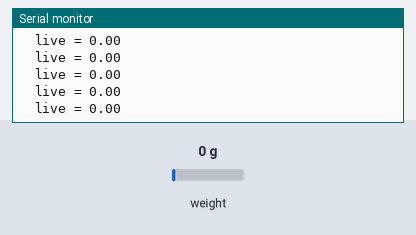
A sketch run on a simulated Arduino Uno, built with avr-gcc and run on an emulated ATmega328P. Shown: the last lines printed to the serial monitor. The inputs (shaded band) are chosen by the test bench; at power-on: weight on the scale 0 g.

Above: at 7.7 s.
7.8 s: weight on the scale set to 90 g
At 8.3 s:
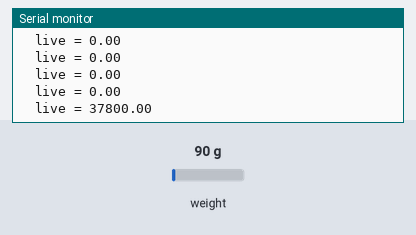
9.4 s: weight on the scale set to 106 g
At 9.8 s:
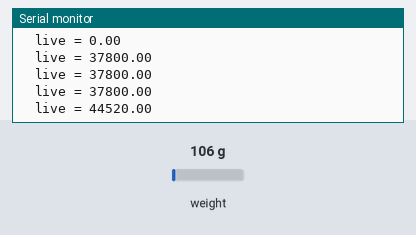
Timing chart, 0 to 12.4 s (numbered marks = the images above; inputs shaded):
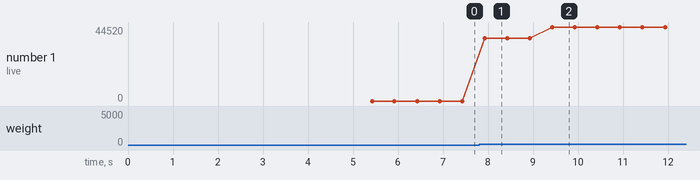

Measured:
- after the input at 7.8 s, the serial monitor: prints a new line after 0.13 s (image 1)
- after the input at 9.4 s, the serial monitor: prints a new line at once (image 2)
- plotted number 1: 0 → 37800 after the input at 7.8 s, 37800 → 44520 after the input at 9.4 s

The sketch:

RepeatTest.ino
```cpp
/*
 * RepeatTest  -  single-cell repeatability tester
 * ------------------------------------------------
 * Goal: prove that the same object placed multiple times reads the SAME value.
 *
 * Flow:
 *   1) Boot, settle 5 s, tare.
 *   2) Place the 5 kg dumbbell (or any known weight) on the cell.
 *      Type its weight in GRAMS + Enter  (e.g.  5000)  -> sets the cal factor.
 *   3) Remove the calibration weight - reading goes back to ~0.
 *   4) Place ANY object. When the reading is stable for 1.5 s, the sketch
 *      auto-captures it and prints e.g.   "MEASUREMENT #1 = 1150 g".
 *   5) Remove it. Place it (or anything) again -> "MEASUREMENT #2 = ..."
 *   6) After each capture it prints a SUMMARY of all readings so far:
 *      list, min, max, spread.
 *
 * Wiring (same as BenchCalLib):
 *   HX711 DT  -> D4
 *   HX711 SCK -> D5
 *   HX711 VCC -> 5V
 *   HX711 GND -> GND
 *   Cell: Red=E+  Black=E-  Green=A+  White=A-  Yellow->GND
 *
 * Serial: 57600 baud, line ending "Newline".
 *
 * Commands while running:
 *   t  re-tare (platform must be empty)
 *   r  re-do calibration
 *   s  show the current measurement list + stats
 *   c  clear the measurement list
 * ------------------------------------------------
 */

#include <HX711_ADC.h>

const int HX711_dout = 4;
const int HX711_sck  = 5;
HX711_ADC LoadCell(HX711_dout, HX711_sck);

// ---- Display smoothing ----
const byte  MA_N         = 16;     // ~1.6 s at 10 SPS
const float DISP_ROUND_G = 10.0;   // round shown weight to nearest 10 g
float maBuf[MA_N];
byte  maIdx   = 0;
byte  maCount = 0;
float maSum   = 0;

// ---- State machine ----
enum State { S_WAITING, S_LOADING, S_WEIGHED };
State state = S_WAITING;

const float LOAD_THRESHOLD_G   = 100.0;   // above this = something is on the cell
const float UNLOAD_THRESHOLD_G = 50.0;    // below this = it's been removed
const float STABLE_BAND_G      = 10.0;    // must stay inside this band
const unsigned long STABLE_TIME_MS = 1500;
float stableRef       = 0;
unsigned long stableSince = 0;

// ---- Measurement log ----
const byte MAX_REC = 30;
float records[MAX_REC];
byte  recCount = 0;

// ---- Streaming print throttle ----
unsigned long lastPrint = 0;
const unsigned long PRINT_INTERVAL = 500;

bool postCal = false;

void setup() {
  Serial.begin(57600);
  delay(10);
  Serial.println();
  Serial.println(F("=== RepeatTest ==="));
  Serial.println(F("Wiring: DT=D4, SCK=D5"));

  LoadCell.begin();
  LoadCell.setReverseOutput();

  unsigned long stabilizingTime = 5000;
  boolean _tare = true;
  LoadCell.start(stabilizingTime, _tare);
  if (LoadCell.getTareTimeoutFlag() || LoadCell.getSignalTimeoutFlag()) {
    Serial.println(F("Timeout - check HX711 wiring. Halting."));
    while (1);
  }
  LoadCell.setCalFactor(1.0);
  while (!LoadCell.update());
  Serial.println(F("Startup OK."));
  calibrate();
}

void loop() {
  static boolean newDataReady = false;
  if (LoadCell.update()) newDataReady = true;

  if (newDataReady) {
    float v = LoadCell.getData();

    // moving average
    if (maCount == MA_N) maSum -= maBuf[maIdx];
    maBuf[maIdx] = v;
    maSum += v;
    maIdx = (maIdx + 1) % MA_N;
    if (maCount < MA_N) maCount++;
    float vSmooth = maSum / maCount;

    if (postCal) runStateMachine(vSmooth);
    streamLive(v, vSmooth);

    newDataReady = false;
  }

  if (Serial.available() > 0) {
    char c = Serial.read();
    if      (c == 't') { LoadCell.tareNoDelay(); Serial.println(F("Tare requested.")); }
    else if (c == 'r') calibrate();
    else if (c == 's') summary();
    else if (c == 'c') { recCount = 0; Serial.println(F("Records cleared.")); }
  }

  if (LoadCell.getTareStatus() == true) {
    Serial.println(F("Tare complete."));
  }
}

// ---------- state machine ----------
void runStateMachine(float vSmooth) {
  unsigned long now = millis();
  float av = vSmooth < 0 ? -vSmooth : vSmooth;

  switch (state) {
    case S_WAITING:
      if (av > LOAD_THRESHOLD_G) {
        state = S_LOADING;
        stableRef   = vSmooth;
        stableSince = now;
        Serial.println(F(">> something placed - waiting for stable..."));
      }
      break;

    case S_LOADING: {
      float d = vSmooth - stableRef;
      if (d < 0) d = -d;
      if (d > STABLE_BAND_G) {
        stableRef   = vSmooth;
        stableSince = now;
      } else if (now - stableSince > STABLE_TIME_MS) {
        float disp = roundf(vSmooth / DISP_ROUND_G) * DISP_ROUND_G;
        logRecord(disp);
        state = S_WEIGHED;
      }
      break;
    }

    case S_WEIGHED:
      if (av < UNLOAD_THRESHOLD_G) {
        state = S_WAITING;
        Serial.println(F(">> cleared - ready for next."));
        Serial.println();
      }
      break;
  }
}

void logRecord(float disp) {
  if (recCount < MAX_REC) {
    records[recCount++] = disp;
  }
  Serial.println();
  Serial.print(F("*** MEASUREMENT #"));
  Serial.print(recCount);
  Serial.print(F(" = "));
  Serial.print(disp, 0);
  Serial.println(F(" g ***"));
  summary();
}

void summary() {
  Serial.println(F("--- summary ---"));
  if (recCount == 0) { Serial.println(F("(no records yet)")); return; }
  float mn = records[0], mx = records[0], sum = 0;
  Serial.print(F("readings: "));
  for (byte i = 0; i < recCount; i++) {
    if (records[i] < mn) mn = records[i];
    if (records[i] > mx) mx = records[i];
    sum += records[i];
    Serial.print(records[i], 0);
    if (i < recCount - 1) Serial.print(F(", "));
  }
  Serial.println();
  float avg = sum / recCount;
  Serial.print(F("count="));   Serial.print(recCount);
  Serial.print(F("  min="));   Serial.print(mn, 0);
  Serial.print(F("  max="));   Serial.print(mx, 0);
  Serial.print(F("  spread="));Serial.print(mx - mn, 0);
  Serial.print(F(" g  avg="));  Serial.print(avg, 0);
  Serial.println(F(" g"));
  Serial.println(F("---------------"));
}

// ---------- live stream (low rate, just so you can see it's alive) ----------
void streamLive(float v, float vSmooth) {
  if (millis() - lastPrint < PRINT_INTERVAL) return;
  lastPrint = millis();
  if (!postCal) {
    Serial.print(F("  live = "));
    Serial.println(v, 2);
  } else if (state != S_WEIGHED) {
    float disp = roundf(vSmooth / DISP_ROUND_G) * DISP_ROUND_G;
    Serial.print(F("  weight = "));
    Serial.print(disp, 0);
    Serial.println(F(" g"));
  }
}

// ---------- cal flow ----------
void calibrate() {
  postCal  = false;
  recCount = 0;
  state    = S_WAITING;
  Serial.println(F("***"));
  Serial.println(F("CALIBRATION"));
  Serial.println(F("1) Make sure the cell is EMPTY. When 'live' is steady, send 't' to tare."));

  boolean done = false;
  while (!done) {
    LoadCell.update();
    if (millis() - lastPrint > PRINT_INTERVAL) {
      Serial.print(F("  live = ")); Serial.println(LoadCell.getData(), 2);
      lastPrint = millis();
    }
    if (Serial.available() > 0) {
      char c = Serial.read();
      if (c == 't') LoadCell.tareNoDelay();
    }
    if (LoadCell.getTareStatus() == true) {
      Serial.println(F("Tare complete."));
      done = true;
    }
  }

  Serial.println();
  Serial.println(F("2) Put the KNOWN WEIGHT on the cell (5 kg dumbbell recommended)."));
  Serial.println(F("3) Send the weight in GRAMS + Enter   (5 kg = 5000)"));

  float knownMass = 0;
  done = false;
  while (!done) {
    LoadCell.update();
    if (millis() - lastPrint > PRINT_INTERVAL) {
      Serial.print(F("  live = ")); Serial.println(LoadCell.getData(), 2);
      lastPrint = millis();
    }
    if (Serial.available() > 0) {
      knownMass = Serial.parseFloat();
      if (knownMass != 0) {
        Serial.print(F("Known mass = ")); Serial.print(knownMass); Serial.println(F(" g"));
        done = true;
      }
    }
  }

  LoadCell.refreshDataSet();
  float newCal = LoadCell.getNewCalibration(knownMass);
  Serial.print(F("New cal factor = ")); Serial.println(newCal);
  Serial.println(F("***"));
  Serial.println(F("Remove the calibration weight. Then place any object and watch."));
  Serial.println(F("Each stable placement auto-captures a measurement."));
  Serial.println(F("Commands: t=tare  r=recal  s=summary  c=clear records"));
  Serial.println();

  // reset MA + state for clean post-cal
  maCount = 0; maIdx = 0; maSum = 0;
  state = S_WAITING;
  postCal = true;
}
```
